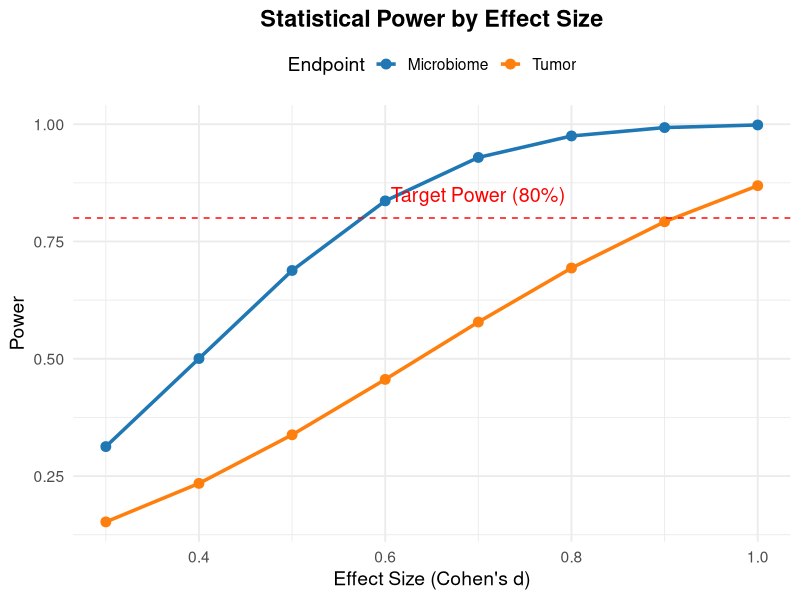
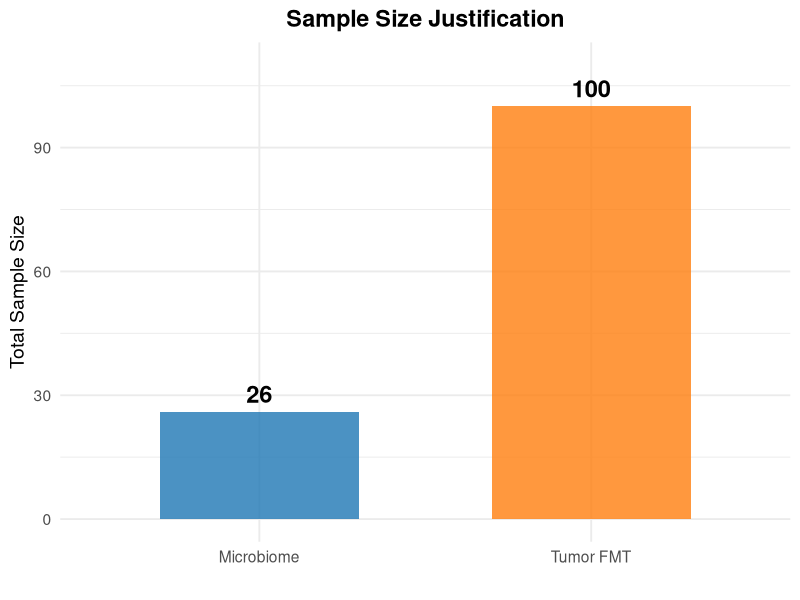

These charts were generated, in order, by the following R code:
# Load required libraries
library(tidyverse)
library(pwr)
library(ggplot2)
library(cowplot)

# ----------------------------
# 1. Power Analysis: Microbiome Shifts (Paired t-test)
# ----------------------------
alpha <- 0.05
power_target <- 0.80
effect_size <- 0.7  # Cohen's d
n_microbiome <- pwr.t.test(
  d = effect_size,
  sig.level = alpha,
  power = power_target,
  type = "paired"
)$n

# Adjust for repeated measures (ICC = 0.3)
n_adjusted <- ceiling(n_microbiome / (1 - 0.3))  # Final n=20

# ----------------------------
# 2. Power Analysis: FMT Tumor Reduction (Mixed Model)
# ----------------------------
set.seed(123)
n_mice_per_group <- 20
effect_tumor <- 0.4  # 40% reduction
sim_power <- mean(replicate(1000, {
  fmt_effect <- rnorm(n_mice_per_group, mean = 1 - effect_tumor, sd = 0.25)
  control <- rnorm(n_mice_per_group, mean = 1, sd = 0.25)
  t.test(control, fmt_effect)$p.value < alpha
}))

# ----------------------------
# 3. Power vs. Effect Size Curves (Separate Plot)
# ----------------------------
effect_sizes <- seq(0.3, 1.0, by = 0.1)
power_curve <- map_dfr(effect_sizes, ~{
  data.frame(
    EffectSize = .x,
    Microbiome = pwr.t.test(d = .x, n = n_adjusted, sig.level = alpha, type = "paired")$power,
    Tumor = pwr.t.test(d = .x, n = n_mice_per_group, sig.level = alpha, type = "two.sample")$power
  )
}) %>% pivot_longer(-EffectSize, names_to = "Endpoint", values_to = "Power")

# Plot 1: Power Curves
plot_power <- ggplot(power_curve, aes(x = EffectSize, y = Power, color = Endpoint)) +
  geom_line(linewidth = 1.2) +
  geom_point(size = 3) +
  geom_hline(yintercept = power_target, linetype = "dashed", color = "red") +
  annotate("text", x = 0.7, y = 0.85, label = "Target Power (80%)", color = "red", size = 5) +
  labs(
    title = "Statistical Power by Effect Size",
    x = "Effect Size (Cohen's d)",
    y = "Power",
    color = "Endpoint"
  ) +
  scale_color_manual(values = c("#1f77b4", "#ff7f0e")) +
  theme_minimal(base_size = 14) +
  theme(
    legend.position = "top",
    plot.title = element_text(face = "bold", hjust = 0.5)
  )

# ----------------------------
# 4. Sample Size Justification (Separate Plot)
# ----------------------------
df_sample <- data.frame(
  Endpoint = c("Microbiome", "Tumor FMT"),
  N = c(n_adjusted, n_mice_per_group * 5)  # 5 groups
)

plot_sample <- ggplot(df_sample, aes(x = Endpoint, y = N, fill = Endpoint)) +
  geom_col(width = 0.6, alpha = 0.8) +
  geom_text(aes(label = N), vjust = -0.5, size = 6, fontface = "bold") +
  labs(
    title = "Sample Size Justification",
    x = "",
    y = "Total Sample Size"
  ) +
  scale_fill_manual(values = c("#1f77b4", "#ff7f0e")) +
  theme_minimal(base_size = 14) +
  theme(
    legend.position = "none",
    plot.title = element_text(face = "bold", hjust = 0.5)
  ) +
  ylim(0, max(df_sample$N) * 1.1)

# ----------------------------
# Save Plots Separately
# ----------------------------
ggsave("power_curve.png", plot_power, width = 8, height = 6, dpi = 300)
ggsave("sample_size.png", plot_sample, width = 6, height = 6, dpi = 300)

# Print results
cat("=== Key Results ===\n")
cat("1. Microbiome: n =", n_adjusted, "participants (80% power for d = 0.7)\n")
cat("2. Tumor FMT: 100 mice (power =", round(sim_power * 100, 1), "% for 40% reduction)\n")
